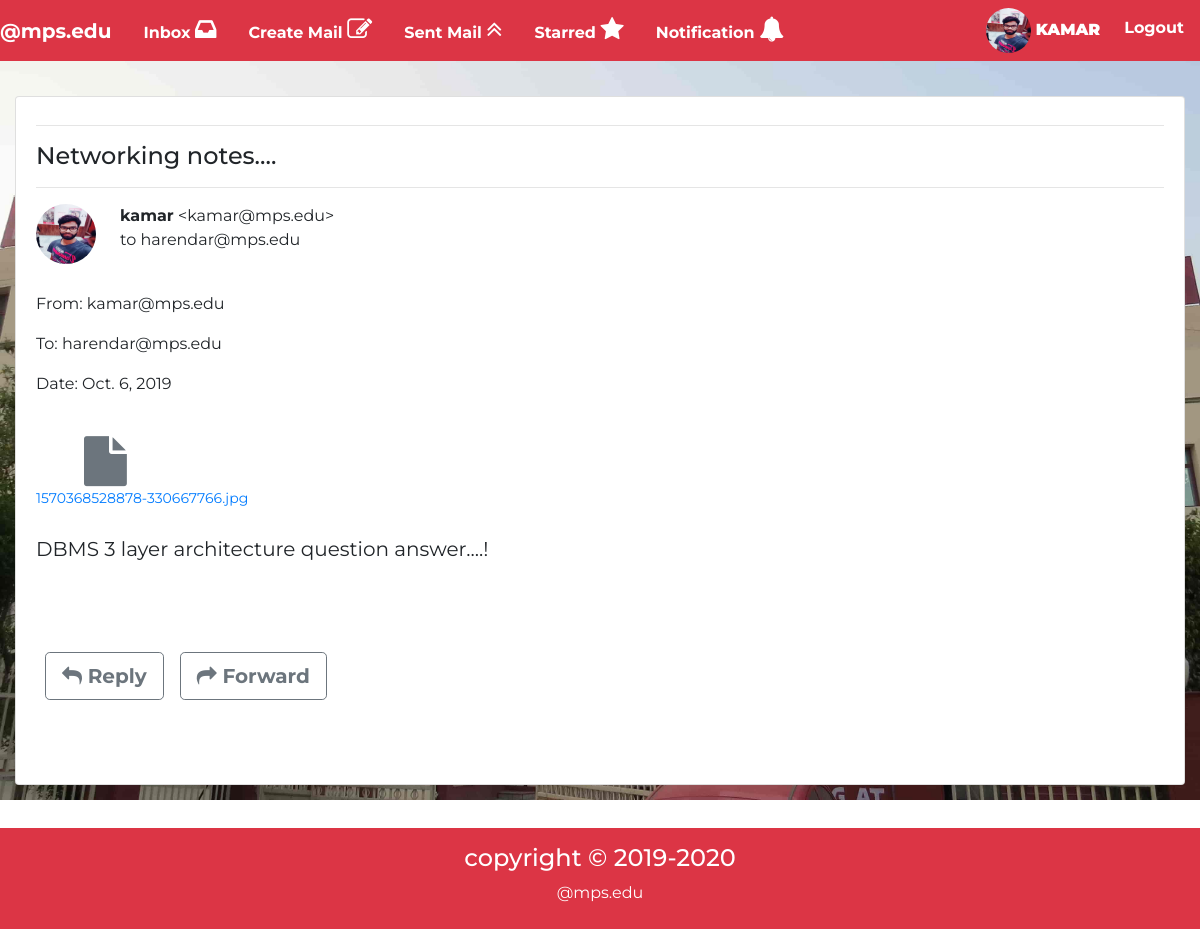
/home/sentmail_view/97 (signed in), run on the app's committed database.
### account/models.py (models this page shows, shortened)
class Profile(models.Model):
	user=models.OneToOneField(User,on_delete=models.CASCADE)
	gender=models.CharField(max_length=10,choices=(('Male','Male'),('Female','Female')),default='Male')
	tel=models.CharField(max_length=10)
	pic=models.ImageField(upload_to='profile/profile_pic',default="profile/profile_pic/profile_image.jpg")
	type=models.CharField(max_length=10,choices=(('Student','Student'),('Teacher','Teacher')),default='Student')
	security=models.CharField(max_length=50,default="")

### mail/models.py (models this page shows)
class Sentmail(models.Model):
	profile=models.ForeignKey(Profile,on_delete=models.CASCADE,related_name="sentmail_profile")
	to_user=models.ForeignKey(Profile,on_delete=models.CASCADE,related_name="to_user",default='')
	sub=models.CharField(max_length=200)
	msg=models.TextField()
	attach=models.FileField(upload_to="attach_data/",default="",blank=True)
	date=models.DateField(auto_now_add=True)

### mail/views.py (the view)
# urls.py: path('sentmail_view/<int:id>',views.sentmail_view),
@login_required(login_url="/account/login")
def sentmail_view(req,id):
    try:
    	sentmail_view=Sentmail.objects.get(profile__user__username=req.user,id=id)
    	return render(req,"mail/sentmail_view.html",{"sentmail_view":sentmail_view})
    except:return render(req,"mail/error.html")

### mail/templates/mail/sentmail_view.html (shortened to what this page needs)
{%extends 'mail/basic.html'%}
{%block body%}
<div class="container-fluid">
<section class="my-5">
	<div class="list-group-item">
	<hr>
	<h4>{{sentmail_view.sub}}</h4>
	<hr>
	<a href="/media/{{sentmail_view.profile.pic}}"><img src="/media/{{sentmail_view.profile.pic}}" class=" img-inbox-sentmail rounded-circle float-left mr-4"></a>
		<b>{{user.username}}</b>  &lt{{sentmail_view.profile.user.email}}&gt
		<p> to {{sentmail_view.to_user.user.email}}</p><br>
		<p>From: {{sentmail_view.profile.user.email}}</p>
		<p>To: {{sentmail_view.to_user.user.email}}</p>
		<p>Date: {{sentmail_view.date}}</p><br>
		{%if sentmail_view.attach%}
		<div class="ml-5"><i class="fa fa-file mr-5 text-secondary inbox-view-attach-file"></i></div>
		<a href="/media/{{sentmail_view.attach}}" style="font-size:14px;">{{sentmail_view.attach.name|slice:"12:"}}</a><br><br>
		{%endif%}
		<p class="msg">{{sentmail_view.msg}}</p><br><br><br>
		<div class="row mb-5">
		    <button class="btn btn-outline-secondary font-weight-bolder ml-4 btn-lg"><i class="fa fa-reply"></i> Reply</button>
		<button class="btn btn-outline-secondary  font-weight-bolder ml-3 btn-lg"><i class="fa fa-share"></i> Forward</button>
      </div><br>
	</div>
</section>
</div>
{%endblock%}

### mail/templates/mail/basic.html (shortened to what this page needs)
<!DOCTYPE html>
<html>
<head>
<link rel="stylesheet" href="https://maxcdn.bootstrapcdn.com/bootstrap/4.3.1/css/bootstrap.min.css">
<link rel="stylesheet" type="text/css" href="https://stackpath.bootstrapcdn.com/font-awesome/4.7.0/css/font-awesome.min.css">
<link href="//maxcdn.bootstrapcdn.com/font-awesome/4.1.0/css/font-awesome.min.css" rel="stylesheet">
{% load static %}
</head>
<body>
<nav class="navbar navbar-expand-md navbar-light bg-danger fixed-top p-0">
	<a href="/home" class="navbar-brand text-white font-weight-bolder">@mps.edu</a>
	<div id="mynav" class="collapse navbar-collapse">
	    	{%if user.is_authenticated%}
<ul class="navbar-nav navbar-link-style font-weight-bolder text-center">
		<li class="nav-item p-0"><a href="/home/inbox" class="nav-link p-3">Inbox <i class="fa fa-inbox font-awesome-notification"></i></a></li>
	<li class="nav-item"><a href="/home/create" class="nav-link p-3">Create Mail <i class="fa fa-edit font-awesome-notification"></i></a></li>
	<li class="nav-item"><a href="/home/sentmail" class="nav-link p-3">Sent Mail <i class="fa fa-angle-double-up font-awesome-notification"></i></a></li>
	<li class="nav-item"><a href="/home/starred" class="nav-link p-3">Starred <i class="fa fa-star font-awesome-notification"></i></a></li>
	<li class="nav-item "><a href="#" class="nav-link p-3" data-toggle="popover" id="noti" data-placement="bottom" data-trigger="focus" data-html="true">Notification <i class="fa fa-bell font-awesome-notification"></i></a></li>
	</ul>
		{%endif%}
	<ul class="navbar-nav navbar-link-style text-center ml-auto font-weight-bolder">
	{%if user.is_authenticated%}
	<li class="nav-item"><a href="/account/profile" class="nav-link text-white"><img src="/media/{{user.profile.pic}}" class="img-fluid img-login rounded-circle">  <b>{{user.username|upper}}</b></a></li>
	<li class="nav-item"><a href="/account/logout" class="nav-link text-white p-3">Logout</a></li>
	{%else%}
	<li class="nav-item"><a href="/account/login" class="nav-link text-white p-3">Login</a></li>
	<li class="nav-item"><a href="/account/signup" class="nav-link text-white p-3">Register</a></li>
	{%endif%}
</ul>
</div>
</nav>
<br><br>
<main class="my-5">
{%block body%} {%endblock%}
</main><br><br><br><br>
<footer class="mt-5 pt-3 pb-2 bg-danger text-white">
<h4 class="text-center">copyright &copy 2019-2020</h4>
<p class="text-center">@mps.edu</p>
</footer>
</body>
</html>

### data on the page
Sentmail: sub "Networking notes....", profile.pic (picture), profile.user.email "kamar@mps.edu", to_user.user.email "harendar@mps.edu", date "Oct. 6, 2019", attach.name "1570368528878-330667766.jpg", msg "DBMS 3 layer architecture question answer....!"

### other printed values
{{ user.username|upper }} "KAMAR"
{{ user.username }} "kamar"
